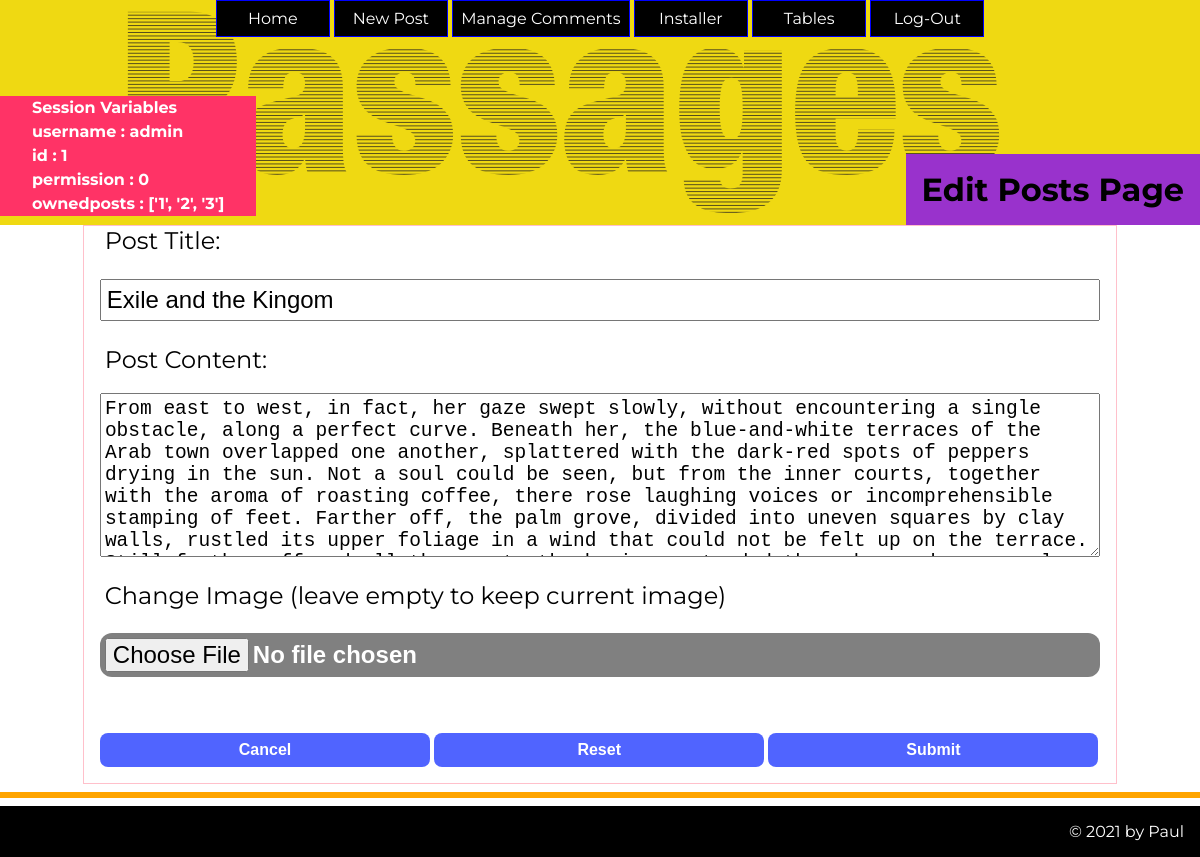
Before: /editpost/4 (signed in) with the older database file.
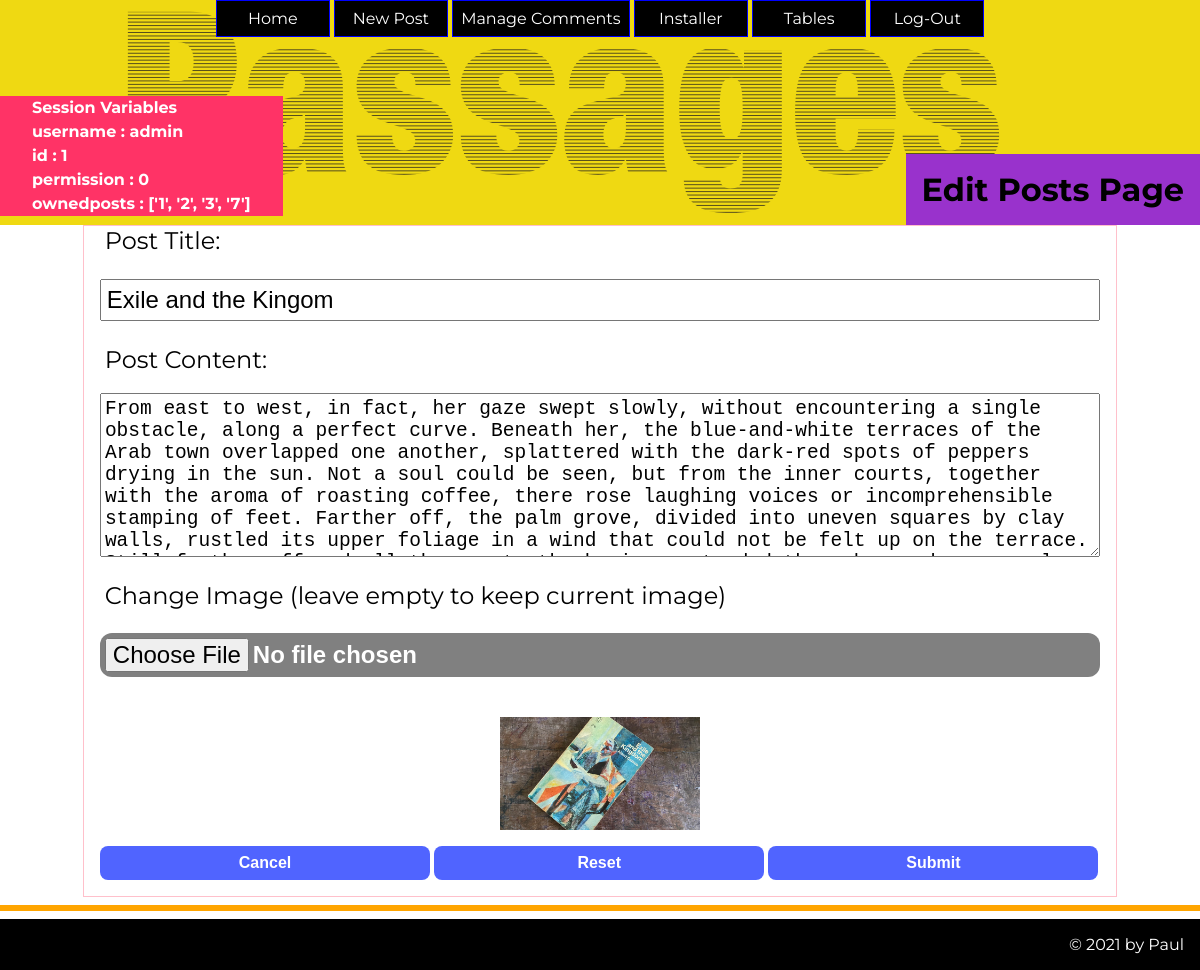
After: the same page with the newer database file.
### tables this page shows
CREATE TABLE post(
    post_id integer primary key autoincrement not null,
    title text not null,
    body text not null,
    user_id integer not null,
    created_at date not null,
    image text,
    alttext text,
    updated_at date,
    foreign key (user_id) references user(user_id)
);

### server.py (the view)
@app.route('/editpost/<post_id>', methods=['GET', 'POST'])
def editpost(post_id):
    if not session_check(1) or not allowedpost(post_id):
        error = "You do not have permission to view this page"
        return render_template('error.html', error=error)
    sql = "select title, body, created_at, image from post where post_id= ?"
    values_tuple = tuple(post_id)
    result = run_search_query_tuples(sql, values_tuple, db_path)
    post_tuple = result[0]
    if request.method == 'POST':
        title = request.form['title']
        content = request.form['content']
        f = request.files['file']
        if f.filename == "":
            sql = """
            UPDATE
            post
            SET
            title = ?, body = ?, updated_at = ?
            WHERE
            post_id = ?;
            """
            updated_at = pythondateNow_toSQLiteDate()
            update_tuple = (title, content, updated_at, post_id)
            run_commit_query(sql, update_tuple, db_path)
            return redirect(url_for('viewpost', post_id=post_id))
        elif f.content_type in ["image/jpeg", "image/png"]:
            sql = """
            UPDATE
            post
            SET
            title = ?, body = ?, updated_at = ?, image = ?, alttext =?
            WHERE
            post_id = ?;
            """
            f.save(os.path.join(app.config['UPLOAD_FOLDER'], f.filename))
            values_tuple = (title, content, pythondateNow_toSQLiteDate(), f.filename, "Image alt text", post_id)
            print(f.filename)
            run_commit_query(sql, values_tuple, db_path)
            return redirect(url_for('viewpost', post_id=post_id))
        else:
            error = "You have chosen a file but it is not a correct type of file"
            return render_template('editpost.html', post_id=post_id, title=post_tuple[0],
                                   content=post_tuple[1], postimage=post_tuple[3], error=error)
    else:
        return render_template('editpost.html', post_id=post_id, title=post_tuple[0],
                               content=post_tuple[1], postimage=post_tuple[3])

### db_functions.py (called while the page is built)
def run_search_query_tuples(sql_query,values_tuple, file_path):
    result = None
    try:
        db = sqlite3.connect(file_path)
        cursor = db.cursor()
        cursor.execute(sql_query,values_tuple)
        result = cursor.fetchall()
        cursor.close()
    except sqlite3.Error as error:
        print("Error running search query tuples: {}".format(error))
    finally:
        if db:
            db.close()
        if result:
            return result

### server.py (called while the page is built)
def session_check(permission):
    if session:
        if session['permission'] > permission:
            return False
        else:
            return True
    else:
        return False

def allowedpost(post_id):
    if post_id in session['ownedposts']:
        return True
    elif session['permission'] == 0:
        return True
    else:
        return False

### templates/editpost.html (shortened to what this page needs)
{% extends "layout.html" %}
{% block head %}
{{ super() }}
{% endblock %}
{% block heading %} Edit Posts Page{% endblock %}
{% block content%}
        <form action="/editpost/{{post_id}}" method="post" enctype="multipart/form-data">
             <div> <label for="title">Post Title:</label> </div>
             <div> <input type="text" id="title" name="title" value="{{title}}"> </div>
             <div> <label for="title">Post Content:</label> </div>
             <div>  <textarea id="content" name="content" rows="7" cols="30">{{content}}</textarea> </div>
            <div>  <label for="imageupload" class="form-label">Change Image (leave empty to keep current image)</label> </div>
            <div> <input class="btn" style="width:100%; background-color:gray;" type="file" id="imageupload" name="file"> </div>
           <div style="margin: 1em 0;"> <img class="img-responsive img-thumb" src="{{ url_for('static', filename='images/'+ postimage ) }}"  alt=""> </div>
             <div>
                    <a href="{{ url_for('viewpost', post_id=post_id) }}"><button type="button" class="btn">Cancel</button></a>
                 <input type="reset" class="btn">
                 <input type="submit" value="Submit" class="btn">
             </div>
          </form>
{% endblock %}

Changed rows visible on the page:
changed post "Exile and the Kingom": image: picture added
Other visible differences:
new list line: "ownedposts : ['1', '2', '3', '7']"
list line gone: "ownedposts : ['1', '2', '3']"
